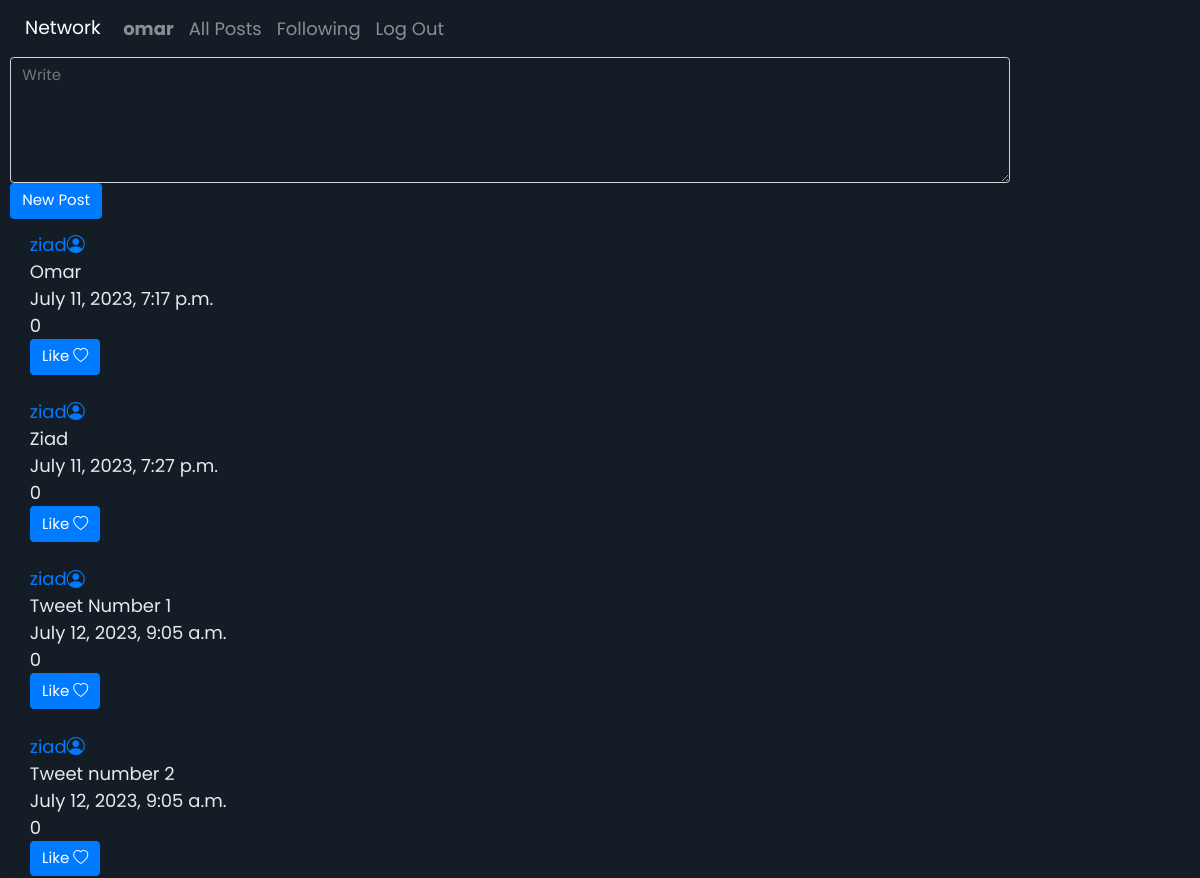
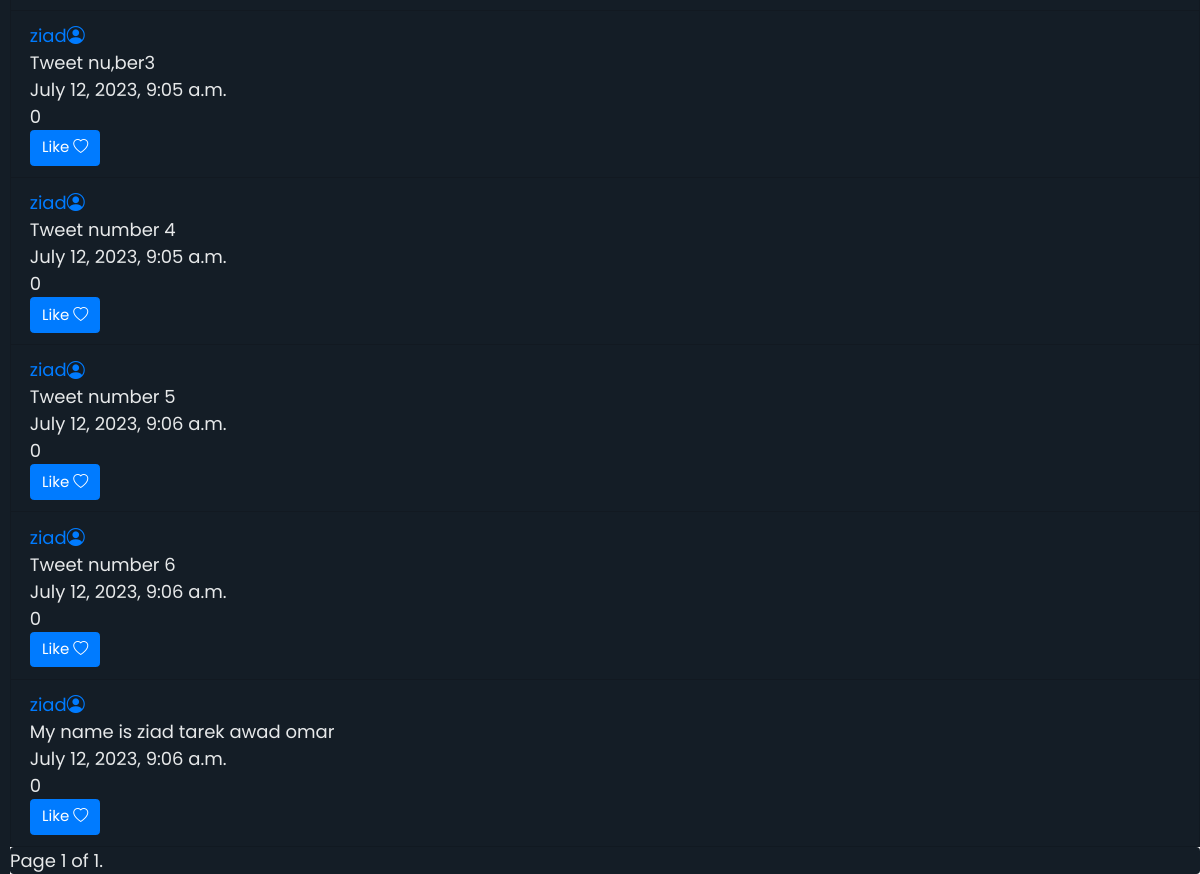
The app's page /following (signed in) with its own data (2 pictures, top to bottom).
### network/models.py (models this page shows)
class User(AbstractUser):
    pass

class Post(models.Model):
    creator = models.ForeignKey(User, on_delete=models.CASCADE, related_name="posts")
    timestamp =models.DateTimeField(auto_now_add=True)
    content = models.CharField(max_length=1000)
    likes = models.ManyToManyField(User, related_name="user_likes", blank=True)

### network/views.py (the view)
# urls.py: path("following", views.following, name="following"),
@login_required(login_url='/login')
def following(request):
    followings_posts = []
    for following in request.user.user_followings.all():
        followings_posts = (following.follower.posts.all())
    paginator = Paginator(followings_posts, 10)
    page_number = request.GET.get('page')
    page_obj = paginator.get_page(page_number)
    return render(request, "network/following.html", context={
        "page_obj" : page_obj
    })

### network/templates/network/following.html (shortened to what this page needs)
{% extends "network/layout.html" %}
{% block body %}
    {% if user.is_authenticated %}
    <form method="post" action="{% url 'create' %}" class="form">
        <textarea placeholder="Write" name ="post" cols="250" rows="5" class="input-group-text" maxlength="1000"></textarea>
        <button class="btn btn-primary">New Post</button>
    </form>
    {% endif %}
    <ul class="list-group">
        {% for post in page_obj %}
            <li class="list-group-item">
                <div>
                    <a  href="{% url 'profile' post.creator %}">
                        {{ post.creator }}<i class="bi bi-person-circle"></i>
                    </a>
                </div>
                <div id="post_content">{{ post.content }}</div>
                <div>{{ post.timestamp }}</div>
                <div id="like_count">{{ post.likes.count }}</div>
                {% if post in user.user_likes.all %}
                    <button id="like_button" onclick="Like(this)" value="{{ post.id }}" class="btn btn-primary">Unlike <i class="bi bi-heart-fill"></i></button>
                {% else %}
                    <button id="like_button" onclick="Like(this)" value="{{ post.id }}" class="btn btn-primary">Like <i class="bi bi-heart"></i></button>
                {% endif %}
            </li>
        {% endfor %}
    </ul>
    <div class="pagination">
        <span class="step-links">
            <span class="current">
                Page {{ page_obj.number }} of {{ page_obj.paginator.num_pages }}.
            </span>
        </span>
    </div>
{% endblock %}

### network/templates/network/layout.html (shortened to what this page needs)
{% load static %}
<!DOCTYPE html>
<html lang="en">
    <head>
        <link rel="stylesheet" href="https://stackpath.bootstrapcdn.com/bootstrap/4.4.1/css/bootstrap.min.css">
        <link type="text/css" href="{% static 'network/styles.css' %}" rel="stylesheet">
        <link rel="stylesheet" href="https://cdn.jsdelivr.net/npm/bootstrap-icons@1.5.0/font/bootstrap-icons.css" />
    </head>
    <body>
        <nav class="navbar navbar-expand-lg navbar-dark" style="background-color: #141d26;">
            <a class="navbar-brand" href="#">Network</a>
            <div>
              <ul class="navbar-nav mr-auto">
                {% if user.is_authenticated %}
                    <li class="nav-item">
                        <a class="nav-link" href="{% url 'profile' user.username %}"><strong>{{ user.username }}</strong></a>
                    </li>
                {% endif %}
                <li class="nav-item">
                  <a class="nav-link" href="{% url 'index' %}">All Posts</a>
                </li>
                {% if user.is_authenticated %}
                    <li class="nav-item">
                        <a class="nav-link" href="{% url 'following' %}">Following</a>
                    </li>
                    <li class="nav-item">
                        <a class="nav-link" href="{% url 'logout' %}">Log Out</a>
                    </li>
                {% endif %}
              </ul>
            </div>
          </nav>
        <div class="body">
            {% block body %}
            {% endblock %}
        </div>
    </body>
</html>

### network/static/network/styles.css (style rules this page uses)
html { background-color: #141d26; font-size: 15px; }
.list-group-item { background-color: #141d26; }
.list-group { background-color: #141d26; }
.input-group-text { background-color: #141d26; }
.form { background-color: #141d26; color: rgb(231, 233, 234); }
.pagination { background-color: #141d26; }
body { color: rgb(231, 233, 234); font-size: 1.2rem; margin-left: 10px; font-family: 'Poppins', sans-serif; }
.input-group-text { color: rgb(231, 233, 234); text-align: left; }
textarea { width: 1000px; }

### records on screen
User: username "omar"
Post: creator "ziad", content "Omar", timestamp "July 11, 2023, 7:17 p.m.", likes.count "0"
Post: creator "ziad", content "Ziad", timestamp "July 11, 2023, 7:27 p.m.", likes.count "0"
Post: creator "ziad", content "Tweet Number 1", timestamp "July 12, 2023, 9:05 a.m.", likes.count "0"
Post: creator "ziad", content "Tweet number 2", timestamp "July 12, 2023, 9:05 a.m.", likes.count "0"
Post: creator "ziad", content "Tweet nu,ber3", timestamp "July 12, 2023, 9:05 a.m.", likes.count "0"
Post: creator "ziad", content "Tweet number 4", timestamp "July 12, 2023, 9:05 a.m.", likes.count "0"
Post: creator "ziad", content "Tweet number 5", timestamp "July 12, 2023, 9:06 a.m.", likes.count "0"
Post: creator "ziad", content "Tweet number 6", timestamp "July 12, 2023, 9:06 a.m.", likes.count "0"
Post: creator "ziad", content "My name is ziad tarek awad omar", timestamp "July 12, 2023, 9:06 a.m.", likes.count "0"

### other values on screen
{{ page_obj.number }} "1"
{{ page_obj.paginator.num_pages }} "1"
